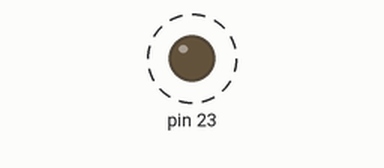
The sketch below on a simulated Arduino Uno, built with avr-gcc and run on an emulated ATmega328P. Shown: output pins drawn as LEDs (lit = HIGH). Dashed ring = blinking.

Above: at 0.05 s.
Timing chart, 0 to 3.0 s (numbered marks = the images above):
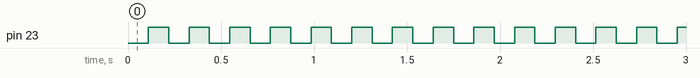

Measured:
- by itself, pin 23: alternates HIGH for 0.11 s and LOW for 0.11 s

The sketch:

sketch_may14a.ino
```cpp
#include <stdbool.h>
#include <avr/io.h>

const int pin = 7;

int main(void)
{
    DDRB |= 1 << pin;

    while (true)
    {
        volatile long int i;
        for (i = 0; i < 50000; i++)
          ;
        PORTB |= 1 << pin;
        for (i = 0; i < 50000; i++)
          ;
        PORTB &= ~(1 << pin);
    }

    return 0;
}
```
